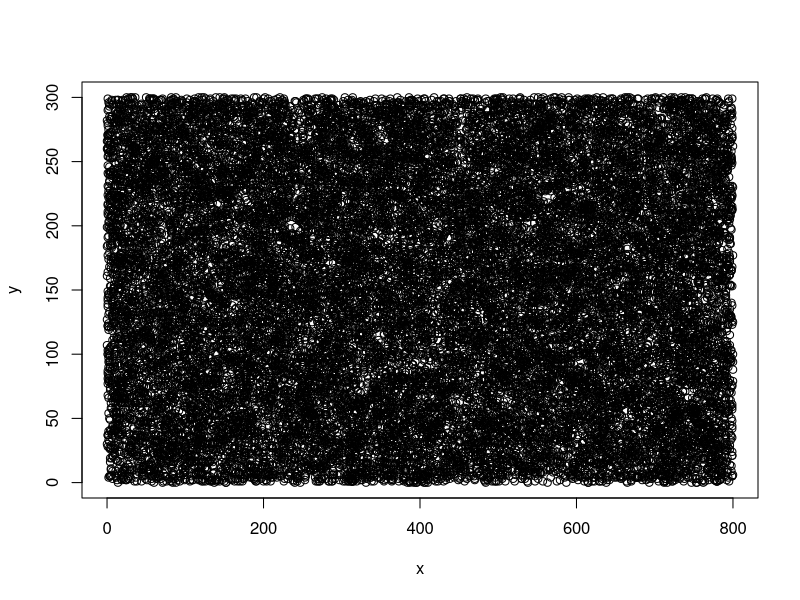

This chart was generated by the following R code: (Note: this script raises an error after producing the figure.)
# "subtree" fuel category - trees under DBH
library(tidyverse)
library(cowplot)
theme_set(theme_cowplot())
library(here)

# START ###############################################
subtree <- read.csv(here("data/herb.csv"))

# filtering out everything below DBH
subtree <- subtree %>%
  filter(HEIGHT_M <1.37) %>%
  rename("BD" = "DBH_CM")

unique(subtree$SPP)

# adding expansion factor
subtree$m2 <- 9 # default is measuring 3 x 3 square meters

subtree$m2[subtree$PLOT == "15_3"] <- 25
subtree$m2[subtree$PLOT == "17_3"] <- 25
subtree$m2[subtree$PLOT == "32_2"] <- 100
subtree$m2[subtree$PLOT == "52_1"] <- 100
subtree$m2[subtree$PLOT == "40_2"] <- 100
subtree$m2[subtree$PLOT == "55_3"] <- 100
subtree$m2[subtree$PLOT == "10_0"] <- 100
subtree$m2[subtree$PLOT == "33_1"] <- 100

# Density ##################################################
  # mean number of subtrees per plot
    meantree1 <- subtree %>%
      filter(TREAT == 1) %>%
      group_by(PLOT) %>%
      summarise(n = n(), m2 = unique(m2))

# scaling to landscape level
  meantree1$n_m2 <- round(meantree1$n / meantree1$m2) 

  meantree1$n_plot <- round(meantree1$n_m2 * 400)
  
  round(mean(meantree1$n_plot)) # 4187
  
  meantree1$n_landscape <- round(meantree1$n_m2 * 2400) #25120
  
  #  generating point cloud  
  x <- round(runif(round(mean(meantree1$n_landscape)), 0, 800))
  y <- round(runif(round(mean(meantree1$n_landscape)), 0, 300))
  
   system.time(plot(x,y))
  
  system.time(loc <- cbind(x,y))
  system.time(loc <- as.data.frame(loc))
  
  ## Marks ####################
  
  ### Species ###############################
  # average number per species within plot
  meantreespp1 <- subtree %>% 
    filter(TREAT == 1) %>% # only 1x burns right now
    group_by(PLOT, SPP) %>% # group by plot / spp
    summarise(n = n()) %>% # counts number of spp within plot
    group_by(SPP) %>% # groups by spp only
    summarise(AV = round(mean(n))) # average of count
  meantreespp1$prob <- meantreespp1$AV / sum(meantreespp1$AV)# can't use 119 # doesn't add to 1
  sum(meantreespp1$prob) # checking if it adds to 1
  
  loc$SPP <- simple_ra(N = length(loc$y), 
                       prob_each = meantreespp1$prob,
                       conditions = meantreespp1$SPP) # names
  
  rm(meantreespp1)
  
  ### Live / Dead #############################
  subtree$LIVE_DEAD <- NA
  subtree$LIVE_DEAD[subtree$CANOPY > 0] <- "LIVE"
  subtree$LIVE_DEAD[subtree$CANOPY == 0] <- "DEAD"
  
  meanCan1 <- subtree %>% 
    filter(TREAT == 1) %>% 
    filter(CANOPY != "NA") %>%
    group_by(PLOT, SPP, LIVE_DEAD) %>% # group by plot / spp
    summarise(n = n()) %>% # counts number of spp within plot
    complete(expand(subtree, LIVE_DEAD), fill = list(n = 0 )) %>%
    filter(LIVE_DEAD != "NA") %>%
    pivot_wider(names_from = LIVE_DEAD, values_from = n)
  
  meanCan1$tot <- meanCan1$LIVE + meanCan1$DEAD
  
  meanCan1$prob <- NA
  meanCan1$prob <- round(meanCan1$LIVE / meanCan1$tot, digits = 2)
  
  meanCan1 <- meanCan1 %>%
    group_by(SPP) %>%
    summarise(mean(prob))
  
  pime_loc <- loc %>% 
    filter(SPP == "PIME") 
  pime_loc$LIVE_DEAD <- simple_ra(N = nrow(pime_loc),
                                  prob = meanCan1$prob[meanCan1$SPP == "PIME"],
                                  conditions = c(1,0))
  bene_loc <- loc %>% 
    filter(SPP == "BENE") 
  bene_loc$LIVE_DEAD <- simple_ra(N = nrow(bene_loc),
                                  prob_each = meanCan1$prob[meanCan1$SPP == "BENE"],
                                  conditions = c(1,0))
  potr_loc <- loc %>% 
    filter(SPP == "POTR") 
  potr_loc$LIVE_DEAD <- simple_ra(N = nrow(potr_loc),
                                  prob_each = meanCan1$prob[meanCan1$SPP == "POTR"],
                                  conditions = c(1,0))
  alcr_loc <- loc %>% 
    filter(SPP == "ALCR") 
  alcr_loc$LIVE_DEAD <- simple_ra(N = nrow(alcr_loc),
                                  prob_each = meanCan1$prob[meanCan1$SPP == "ALCR"],
                                  conditions = c(1,0))
  salix_loc <- loc %>% 
    filter(SPP == "SALIX") 
  salix_loc$LIVE_DEAD <- simple_ra(N = nrow(salix_loc),
                                   prob_each = meanCan1$prob[meanCan1$SPP == "SALIX"],
                                   conditions = c(1,0))
  # arcto_loc <- loc %>% 
  # filter(SPP == "ARCTO") 
  # arcto_loc$LIVE_DEAD <- simple_ra(N = nrow(arcto_loc),
  # prob_each = c(meanCan1$prob[meanCan1$SPP == "ARCTO"],
  #               1 - meanCan1$prob[meanCan1$SPP == "ARCTO"]),
  # conditions = c(1,0))
  loc <- rbind(pime_loc, bene_loc, potr_loc, salix_loc, alcr_loc)
  
  rm(pime_loc, bene_loc, potr_loc, salix_loc, alcr_loc,
     meanCan1)
  
  ### Height ##################################   
  # what's the average height per species within 1x burns
  height <- subtree %>% 
    filter(TREAT == 1) %>%
    filter(HEIGHT_M != "NA") %>% 
    group_by(SPP, LIVE_DEAD) %>%
    summarise(AV = mean(HEIGHT_M), SD = sd(HEIGHT_M)) %>%
    ungroup() %>%
    complete(SPP,LIVE_DEAD) %>%
    filter(LIVE_DEAD != "NA")
  
  # No dead alcr or aspen in these plots, so they don't have heights
  # assigning the same mean and sd as the live trees
  height$AV[1] <- height$AV[2] # alcr
  height$SD[1] <- height$SD[2]
  
  height$SD[3] <- height$SD[4] # arcto # only 1 dead, so no sd
  
  height$AV[9] <- height$AV[10] # potr
  height$SD[9] <- height$SD[10]
  
  #### Assigning heights ################
  # initializing column
  loc$HEIGHT_M <- 0
  
  ##### Birch 
  bene_loc <- loc %>%
    filter(SPP == "BENE")
  bene_height <- height %>%
    filter(SPP == "BENE")
  bene_loc$HEIGHT_M[bene_loc$LIVE_DEAD== 0] <- rtruncnorm(round(mean(meantree1$n_landscape)), 
                                                          a = 0, mean = bene_height$AV[bene_height$LIVE_DEAD=="DEAD"],
                                                          sd = bene_height$SD[bene_height$LIVE_DEAD=="DEAD"])
  bene_loc$HEIGHT_M[bene_loc$LIVE_DEAD== 1] <- rtruncnorm(round(mean(meantree1$n_landscape)), 
                                                          a = 0, mean = bene_height$AV[bene_height$LIVE_DEAD=="LIVE"],
                                                          sd = bene_height$SD[bene_height$LIVE_DEAD=="LIVE"])
  ##### Aspen
  potr_loc <- loc %>%
    filter(SPP == "POTR")
  potr_height <- height %>%
    filter(SPP == "POTR")
  potr_loc$HEIGHT_M[potr_loc$LIVE_DEAD== 0] <- rtruncnorm(round(mean(meantree1$n_landscape)), 
                                                          a = 0, mean = potr_height$AV[potr_height$LIVE_DEAD=="DEAD"],
                                                          sd = potr_height$SD[potr_height$LIVE_DEAD=="DEAD"])
  potr_loc$HEIGHT_M[potr_loc$LIVE_DEAD== 1] <- rtruncnorm(round(mean(meantree1$n_landscape)), 
                                                          a = 0, mean = potr_height$AV[potr_height$LIVE_DEAD=="LIVE"],
                                                          sd = potr_height$SD[potr_height$LIVE_DEAD=="LIVE"])
  ##### Spruce
  pime_loc <- loc %>%
    filter(SPP == "PIME")
  pime_height <- height %>%
    filter(SPP == "PIME")
  pime_loc$HEIGHT_M[pime_loc$LIVE_DEAD== 0] <- rtruncnorm(round(mean(meantree1$n_landscape)), 
                                                          a = 0, mean = pime_height$AV[pime_height$LIVE_DEAD=="DEAD"],
                                                          sd = pime_height$SD[pime_height$LIVE_DEAD=="DEAD"])
  pime_loc$HEIGHT_M[pime_loc$LIVE_DEAD== 1] <- rtruncnorm(round(mean(meantree1$n_landscape)), 
                                                          a = 0, mean = pime_height$AV[pime_height$LIVE_DEAD=="LIVE"],
                                                          sd = pime_height$SD[pime_height$LIVE_DEAD=="LIVE"])
  ##### Alder 
  alcr_loc <- loc %>%
    filter(SPP == "ALCR")
  alcr_height <- height %>%
    filter(SPP == "ALCR")
  alcr_loc$HEIGHT_M[alcr_loc$LIVE_DEAD== 0] <- rtruncnorm(round(mean(meantree1$n_landscape)), 
                                                          a = 0, mean = alcr_height$AV[alcr_height$LIVE_DEAD=="DEAD"],
                                                          sd = alcr_height$SD[alcr_height$LIVE_DEAD=="DEAD"])
  alcr_loc$HEIGHT_M[alcr_loc$LIVE_DEAD== 1] <- rtruncnorm(round(mean(meantree1$n_landscape)), 
                                                          a = 0, mean = alcr_height$AV[alcr_height$LIVE_DEAD=="LIVE"],
                                                          sd = alcr_height$SD[alcr_height$LIVE_DEAD=="LIVE"])
  
  # loc$HEIGHT_M[loc$SPP=="ARCTO"] <- rtruncnorm(round(mean(meantree1$n)), a = 0,mean = height$AV[height$SPP == "ARCTO"],
  #       sd = height$SD[height$SPP == "ARCTO"])
  ##### Willow 
  salix_loc <- loc %>%
    filter(SPP == "SALIX")
  salix_height <- height %>%
    filter(SPP == "SALIX")
  salix_loc$HEIGHT_M[salix_loc$LIVE_DEAD== 0] <- rtruncnorm(round(mean(meantree1$n_landscape)), 
                                                            a = 0, mean = salix_height$AV[salix_height$LIVE_DEAD=="DEAD"],
                                                            sd = salix_height$SD[salix_height$LIVE_DEAD=="DEAD"])
  salix_loc$HEIGHT_M[salix_loc$LIVE_DEAD== 1] <- rtruncnorm(round(mean(meantree1$n_landscape)), 
                                                            a = 0, mean = salix_height$AV[salix_height$LIVE_DEAD=="LIVE"],
                                                            sd = salix_height$SD[salix_height$LIVE_DEAD=="LIVE"])
  
  loc <- rbind(pime_loc, bene_loc, potr_loc, salix_loc, alcr_loc)
  
  rm(pime_loc, bene_loc, potr_loc, salix_loc, alcr_loc,
     height)
  rm(bene_height, potr_height, pime_height, salix_height, alcr_height)
  
  loc$HEIGHT_M <- round(loc$HEIGHT_M, digits = 2)
  hist(loc$HEIGHT_M)
  
  ### Biomass #########################
  #### assigning BDs ##################################
  sub_assign <- subtree %>%
    filter(TREAT == 1) %>%
    filter(!is.na(LIVE_DEAD)) %>%
    group_by(SPP, LIVE_DEAD) %>%
    summarise(AV = mean(BD), SD = sd(BD)) %>%
    ungroup() %>%
    complete(SPP,LIVE_DEAD) %>%
    filter(LIVE_DEAD != "NA")
  
  sub_assign$AV[1] <- sub_assign$AV[2]
  sub_assign$SD[1] <- sub_assign$SD[2]
  
  sub_assign$SD[3] <- sub_assign$SD[4]
  
  sub_assign$AV[9] <- sub_assign$AV[10]
  sub_assign$SD[9] <- sub_assign$SD[10]
  
  ##### Birch 
  bene_loc <- loc %>%
    filter(SPP == "BENE")
  bene_dbh <- sub_assign %>%
    filter(SPP == "BENE")
  bene_loc$BD[bene_loc$LIVE_DEAD== 0] <- rtruncnorm(round(mean(meantree1$n_landscape)), 
                                                        a = 0, mean = bene_dbh$AV[bene_dbh$LIVE_DEAD=="DEAD"],
                                                        sd = bene_dbh$SD[bene_dbh$LIVE_DEAD=="DEAD"])
  bene_loc$BD[bene_loc$LIVE_DEAD== 1] <- rtruncnorm(round(mean(meantree1$n_landscape)), 
                                                        a = 0, mean = bene_dbh$AV[bene_dbh$LIVE_DEAD=="LIVE"],
                                                        sd = bene_dbh$SD[bene_dbh$LIVE_DEAD=="LIVE"])
  ##### Aspen 
  potr_loc <- loc %>%
    filter(SPP == "POTR")
  potr_dbh <- sub_assign %>%
    filter(SPP == "POTR")
  potr_loc$BD[potr_loc$LIVE_DEAD== 0] <- rtruncnorm(round(mean(meantree1$n_landscape)), 
                                                        a = 0, mean = potr_dbh$AV[potr_dbh$LIVE_DEAD=="DEAD"],
                                                        sd = potr_dbh$SD[potr_dbh$LIVE_DEAD=="DEAD"])
  potr_loc$BD[potr_loc$LIVE_DEAD== 1] <- rtruncnorm(round(mean(meantree1$n_landscape)), 
                                                        a = 0, mean = potr_dbh$AV[potr_dbh$LIVE_DEAD=="LIVE"],
                                                        sd = potr_dbh$SD[potr_dbh$LIVE_DEAD=="LIVE"])
  
  ##### Spruce 
  pime_loc <- loc %>%
    filter(SPP == "PIME")
  pime_dbh <- sub_assign %>%
    filter(SPP == "PIME")
  pime_loc$BD[pime_loc$LIVE_DEAD== 0] <- rtruncnorm(round(mean(meantree1$n_landscape)), 
                                                        a = 0, mean = pime_dbh$AV[pime_dbh$LIVE_DEAD=="DEAD"],
                                                        sd = pime_dbh$SD[pime_dbh$LIVE_DEAD=="DEAD"])
  pime_loc$BD[pime_loc$LIVE_DEAD== 1] <- rtruncnorm(round(mean(meantree1$n_landscape)), 
                                                        a = 0, mean = pime_dbh$AV[pime_dbh$LIVE_DEAD=="LIVE"],
                                                        sd = pime_dbh$SD[pime_dbh$LIVE_DEAD=="LIVE"])
  ##### Alder 
  alcr_loc <- loc %>%
    filter(SPP == "ALCR")
  alcr_dbh <- sub_assign %>%
    filter(SPP == "ALCR")
  alcr_loc$BD[alcr_loc$LIVE_DEAD== 0] <- rtruncnorm(round(mean(meantree1$n_landscape)), 
                                                        a = 0, mean = alcr_dbh$AV[alcr_dbh$LIVE_DEAD=="DEAD"],
                                                        sd = alcr_dbh$SD[alcr_dbh$LIVE_DEAD=="DEAD"])
  alcr_loc$BD[alcr_loc$LIVE_DEAD== 1] <- rtruncnorm(round(mean(meantree1$n_landscape)), 
                                                        a = 0, mean = alcr_dbh$AV[alcr_dbh$LIVE_DEAD=="LIVE"],
                                                        sd = alcr_dbh$SD[alcr_dbh$LIVE_DEAD=="LIVE"])
  
  # loc$BD[loc$SPP=="ARCTO"] <- rtruncnorm(round(mean(meantree1$n)), a = 0,mean = dbh_assign$AV[dbh_assign$SPP == "ARCTO"],
  #       sd = dbh_assign$SD[dbh_assign$SPP == "ARCTO"])
  
  ##### Willow 
  salix_loc <- loc %>%
    filter(SPP == "SALIX")
  salix_dbh <- sub_assign %>%
    filter(SPP == "SALIX")
  salix_loc$BD[salix_loc$LIVE_DEAD== 0] <- rtruncnorm(round(mean(meantree1$n_landscape)), 
                                                          a = 0, mean = salix_dbh$AV[salix_dbh$LIVE_DEAD=="DEAD"],
                                                          sd = salix_dbh$SD[salix_dbh$LIVE_DEAD=="DEAD"])
  salix_loc$BD[salix_loc$LIVE_DEAD== 1] <- rtruncnorm(round(mean(meantree1$n_landscape)), 
                                                          a = 0, mean = salix_dbh$AV[salix_dbh$LIVE_DEAD=="LIVE"],
                                                          sd = salix_dbh$SD[salix_dbh$LIVE_DEAD=="LIVE"])
  
  loc <- rbind(pime_loc, bene_loc, potr_loc, salix_loc, alcr_loc)
  
  rm(pime_dbh, potr_dbh, alcr_dbh, salix_dbh, bene_dbh)
  rm(pime_loc, potr_loc, alcr_loc, salix_loc, bene_loc,
     sub_assign)
  
  #### Stem ############################### # ONLY WANT FOLIAGE FOR SUBTREE
  # loc$STEM_BIOMASS <- 0
  # loc$STEM_BIOMASS[loc$SPP == "PIME"] <-  117.91*(loc$DBH[loc$SPP == "PIME"]^1.99) # Alexander et al. 2012
  # loc$STEM_BIOMASS[loc$SPP == "POTR"] <-  64.01*(loc$DBH[loc$SPP == "POTR"]^2.51) # Alexander et al. 2012
  # loc$STEM_BIOMASS[loc$SPP == "BENE"] <-  147.96*(loc$DBH[loc$SPP == "BENE"]^2.25) # Alexander et al. 2012
  # loc$STEM_BIOMASS[loc$SPP == "ALCR"] <-  exp(4.5 + 2.3*log(loc$DBH[loc$SPP == "ALCR"])) # Binkley et al. 1984
  # loc$STEM_BIOMASS[loc$SPP == "SALIX"] <- 10^(2.167 + 1.03*log10(loc$DBH[loc$SPP == "SALIX"])) # Bond-Lamberty et al. 2002
  
  # biomass_stem <- dbh %>% 
  #   filter(TREAT == 1) %>%
  #   group_by(SPP) %>%
  #   summarise(AV = mean(STEM_BIOMASS), SD = sd(STEM_BIOMASS)) 
  # 
  # loc$STEM_BIOMASS[loc$SPP=="BENE"] <- rtruncnorm(round(mean(meantree1$n_landscape)),a = 0, mean = biomass_stem$AV[biomass_stem$SPP == "BENE"],
  #                                           sd = biomass_stem$SD[biomass_stem$SPP == "BENE"])
  # loc$STEM_BIOMASS[loc$SPP=="POTR"] <- rtruncnorm(round(mean(meantree1$n_landscape)), a = 0, mean = biomass_stem$AV[biomass_stem$SPP == "POTR"],
  #                                           sd = biomass_stem$SD[biomass_stem$SPP == "POTR"])
  # loc$STEM_BIOMASS[loc$SPP=="PIME"] <- rtruncnorm(round(mean(meantree1$n_landscape)), a = 0, mean = biomass_stem$AV[biomass_stem$SPP == "PIME"],
  #                                           sd = biomass_stem$SD[biomass_stem$SPP == "PIME"])
  # loc$STEM_BIOMASS[loc$SPP=="ALCR"] <- rtruncnorm(round(mean(meantree1$n_landscape)), a =0, mean = biomass_stem$AV[biomass_stem$SPP == "ALCR"],
  #                                           sd = biomass_stem$SD[biomass_stem$SPP == "ALCR"])
  # #loc$STEM_BIOMASS[loc$SPP=="ARCTO"] <- rtruncnorm(round(mean(meantree1$n)), a = 0,mean = biomass_stem$AV[biomass_stem$SPP == "ARCTO"],
  #                                           # sd = biomass_stem$SD[biomass_stem$SPP == "ARCTO"])
  # loc$STEM_BIOMASS[loc$SPP=="SALIX"] <- rtruncnorm(round(mean(meantree1$n_landscape)), a = 0, mean = biomass_stem$AV[biomass_stem$SPP == "SALIX"],
  #                                            sd = biomass_stem$SD[biomass_stem$SPP == "SALIX"])
  # #### Foliage ####################
  loc$FOL_BIOMASS <- 0
  loc$FOL_BIOMASS[loc$SPP == "PIME"] <-  55.4*(loc$BD[loc$SPP == "PIME"]^1.47) # Alexander et al. 2012
  loc$FOL_BIOMASS[loc$SPP == "POTR"] <-  18.98*(loc$BD[loc$SPP == "POTR"]^1.53) # Alexander et al. 2012
  loc$FOL_BIOMASS[loc$SPP == "BENE"] <-  6.39*(loc$BD[loc$SPP == "BENE"]^2.1) # Alexander et al. 2012
  loc$FOL_BIOMASS[loc$SPP == "ALCR"] <-  10^(1.82 + 2.38*log10(loc$BD[loc$SPP == "ALCR"])) # Binkley et al. 1984
  loc$FOL_BIOMASS[loc$SPP == "SALIX"] <- 10^(2.023 + 1.065*log10(loc$BD[loc$SPP == "SALIX"])) # Bond-Lamberty et al. 2002
  
  # biomass_fol <- dbh %>% 
  #   filter(TREAT == 1) %>%
  #   group_by(SPP) %>%
  #   summarise(AV = mean(FOL_BIOMASS), SD = sd(FOL_BIOMASS)) 
  # 
  # loc$FOL_BIOMASS[loc$SPP=="BENE"] <- rtruncnorm(round(mean(meantree1$n_landscape)),a = 0, mean = biomass_fol$AV[biomass_fol$SPP == "BENE"],
  #                                                 sd = biomass_fol$SD[biomass_fol$SPP == "BENE"])
  # loc$FOL_BIOMASS[loc$SPP=="POTR"] <- rtruncnorm(round(mean(meantree1$n_landscape)), a = 0, mean = biomass_fol$AV[biomass_fol$SPP == "POTR"],
  #                                                 sd = biomass_fol$SD[biomass_fol$SPP == "POTR"])
  # loc$FOL_BIOMASS[loc$SPP=="PIME"] <- rtruncnorm(round(mean(meantree1$n_landscape)), a = 0, mean = biomass_fol$AV[biomass_fol$SPP == "PIME"],
  #                                                 sd = biomass_fol$SD[biomass_fol$SPP == "PIME"])
  # loc$FOL_BIOMASS[loc$SPP=="ALCR"] <- rtruncnorm(round(mean(meantree1$n_landscape)), a =0, mean = biomass_fol$AV[biomass_fol$SPP == "ALCR"],
  #                                                 sd = biomass_fol$SD[biomass_fol$SPP == "ALCR"])
  # #loc$FOL_BIOMASS[loc$SPP=="ARCTO"] <- rtruncnorm(round(mean(meantree1$n)), a = 0,mean = biomass_fol$AV[biomass_fol$SPP == "ARCTO"],
  # # sd = biomass_fol$SD[biomass_fol$SPP == "ARCTO"])
  # loc$FOL_BIOMASS[loc$SPP=="SALIX"] <- rtruncnorm(round(mean(meantree1$n_landscape)), a = 0, mean = biomass_fol$AV[biomass_fol$SPP == "SALIX"],
  #                                                  sd = biomass_fol$SD[biomass_fol$SPP == "SALIX"])
  # 
  # rm(biomass_fol, biomass_stem)  
  # setting dead trees to have foliar biomass = 0
  loc$FOL_BIOMASS[loc$LIVE_DEAD ==0] <- 0
  # 
  
  ### Crown Width #####################################
  
  loc$CROWN_WIDTH <- 2*(sqrt( loc$FOL_BIOMASS / pi * loc$HEIGHT))
  
  loc$CROWN_WIDTH[loc$LIVE_DEAD == 0] <- 0
  
  ### Crown Base Height ######################################
  ## assuming 0 for now
  
  loc$CROWN_BASE_HEIGHT <- 0
  
  ## Exporting ##############################################
  
  # tree_input <- loc[sample(nrow(loc), 100),]
  # 
  # write.csv(tree_input, here("data/output/tree_input100.csv"), row.names = F)
  # 
  # rm(tree_input)
  
  #Assume that our 'area of interest' for collecting fire behavior data is in a subset of the 1000 m x 400 m domain
  # AOI: x{400,600}, y{100,300}
  # Each tree will also need a unique identifier
  # NOT tracking dead trees
  
  # dbh from cm to m
  loc$DBH_M <- NA
  loc$DBH_M <- loc$BD / 100
  
  loc$CROWN_WIDTH_M <-loc$CROWN_WIDTH * 100
  
  trees <- mutate(loc,
                  export = if_else((x >= 525 & x <= 600 & y >= 125 & y<=200 & LIVE_DEAD == 1),
                                   TRUE, FALSE)) %>%
    group_by(export) %>%
    mutate(id =  row_number())
  
  length(which(trees$export == "TRUE")) # 4340# can do 4096 total
  
  ggplot(trees, aes(x,y,col=export)) + geom_point() + coord_equal()
  
  #Make tree list ready for WFDS
  
  
  
  trees_WFDS = mutate(trees,
                      wfds_canopy = if_else(LIVE_DEAD==0, "", 
                                            paste0("&TREE XYZ=", round(x,1), ",", round(y,1),
                                                   ",0,PART_ID='TREE',FUEL_GEOM='CYLINDER',CROWN_WIDTH=", round(CROWN_WIDTH_M,1),
                                                   ",CROWN_BASE_HEIGHT=", round(CROWN_BASE_HEIGHT,1),
                                                   ",TREE_HEIGHT=", round(HEIGHT_M,1),
                                                   ",OUTPUT_TREE=.", export,
                                                   ".,LABEL='", paste0('tree',id), "' /")),
                      wfds_stem = if_else(CROWN_BASE_HEIGHT==0, '', 
                                          paste0("&TREE XYZ=",round(x,1), ",", round(y,1),
                                                 ",0,PART_ID='TRUNK',FUEL_GEOM='CYLINDER',CROWN_WIDTH=",round(DBH_M/100,1),
                                                 ",CROWN_BASE_HEIGHT=0",
                                                 ",TREE_HEIGHT=",CROWN_BASE_HEIGHT,"/"
                                          ))
  )
  
  write.csv(trees_WFDS, here("data/output/subtree_WFDS_1x.csv"), row.names = FALSE)
  
  #Note that all trees get labelled but only those trees in the area of interest (where export == TRUE)
  # will actually have their heating and mass tracked
  #Also, length units are in meters so dbh, commonly measured in cm, are expressed in m.
  
  